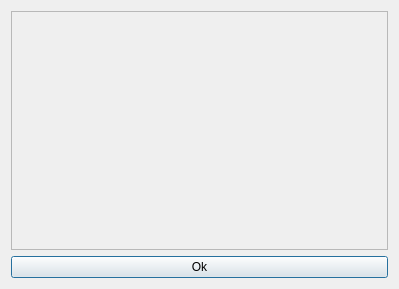
<?xml version="1.0" encoding="UTF-8"?>
<ui version="4.0">
 <class>Dialog</class>
 <widget class="QDialog" name="Dialog">
  <property name="geometry">
   <rect>
    <x>0</x>
    <y>0</y>
    <width>399</width>
    <height>289</height>
   </rect>
  </property>
  <property name="windowTitle">
   <string>Resultado</string>
  </property>
  <layout class="QVBoxLayout" name="verticalLayout">
   <item>
    <widget class="QTextEdit" name="out">
     <property name="enabled">
      <bool>false</bool>
     </property>
     <property name="html">
      <string>&lt;!DOCTYPE HTML PUBLIC &quot;-//W3C//DTD HTML 4.0//EN&quot; &quot;http://www.w3.org/TR/REC-html40/strict.dtd&quot;&gt;
&lt;html&gt;&lt;head&gt;&lt;meta name=&quot;qrichtext&quot; content=&quot;1&quot; /&gt;&lt;style type=&quot;text/css&quot;&gt;
p, li { white-space: pre-wrap; }
&lt;/style&gt;&lt;/head&gt;&lt;body style=&quot; font-family:'Noto Sans'; font-size:9pt; font-weight:400; font-style:normal;&quot;&gt;
&lt;p align=&quot;center&quot; style=&quot;-qt-paragraph-type:empty; margin-top:0px; margin-bottom:0px; margin-left:0px; margin-right:0px; -qt-block-indent:0; text-indent:0px;&quot;&gt;&lt;br /&gt;&lt;/p&gt;&lt;/body&gt;&lt;/html&gt;</string>
     </property>
    </widget>
   </item>
   <item>
    <widget class="QPushButton" name="exitButton">
     <property name="text">
      <string>Ok</string>
     </property>
    </widget>
   </item>
  </layout>
 </widget>
 <resources/>
 <connections/>
</ui>
